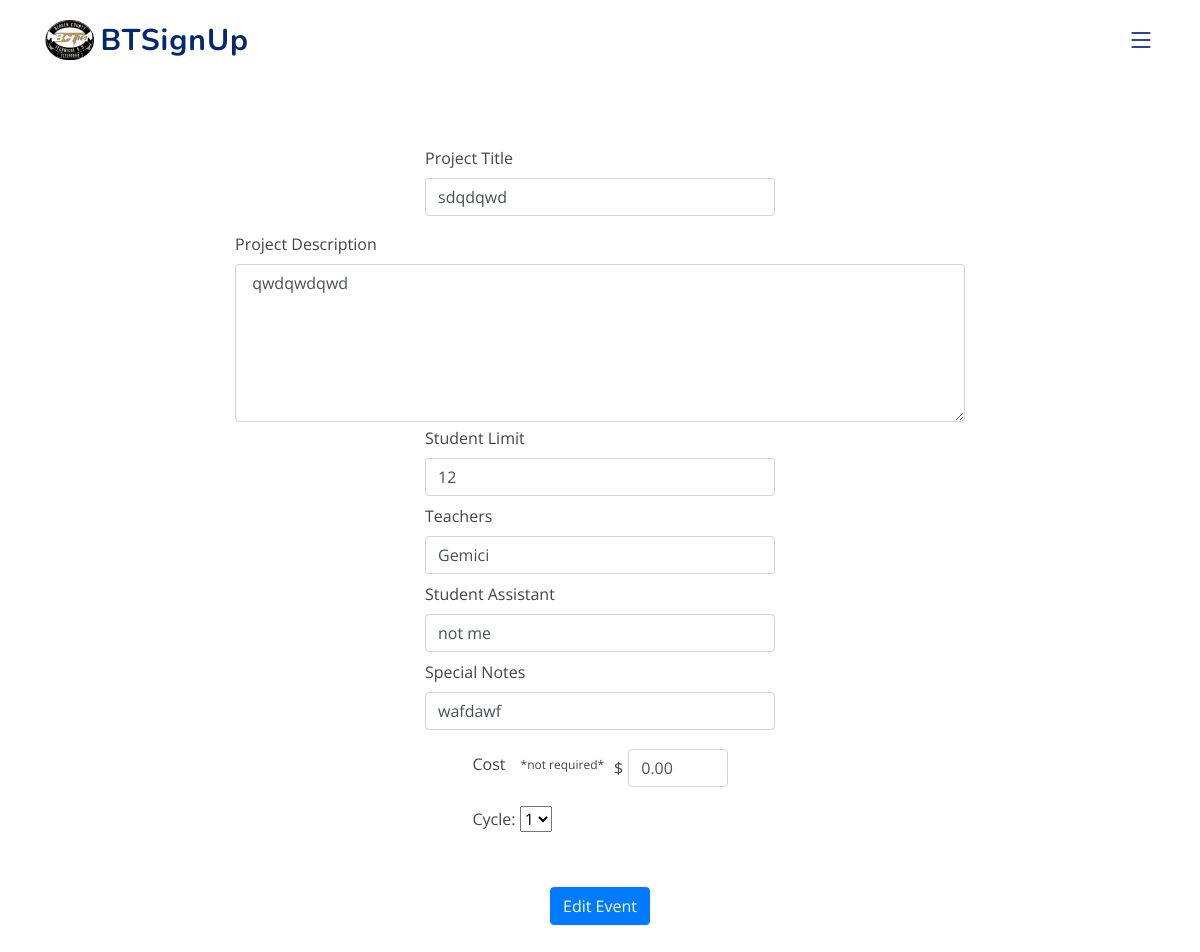
Screenshot of /edit/project_wednesday?event_id=1 (signed in) with the database file from the repository.
### classes.py (models this page shows, shortened)
class Event(db.Model, UserMixin):
    id = db.Column(db.Integer, primary_key=True)
    creator_id = db.Column(db.Integer, db.ForeignKey('users.id'), nullable=False)
    name = db.Column(db.String(255), nullable=False, default='null')
    description = db.Column(db.Text, nullable=False, default='null')
    image = db.Column(db.LargeBinary, nullable=True)  # Allow image to be None
    image_b64 = db.Column(db.String(255), default='')
    student_limit = db.Column(db.Integer, nullable=False)
    participants = db.Column(JSON, default=load_joined_users)

class ProjectWednesday(Event):
    id = db.Column(db.Integer, db.ForeignKey('event.id'), primary_key=True, autoincrement=True)
    cycle_number = db.Column(db.Integer, default=1, nullable=False)
    cost = db.Column(db.String(50), default = '0', nullable = True)
    teachers = db.Column(db.String(100), default = '', nullable = False)
    student_assistant = db.Column(db.String(50), default = '', nullable = True)
    special_note = db.Column(db.String(50), default = '', nullable = True)

### app.py (the view)
@app.route('/edit/project_wednesday', methods=['GET', 'POST'])
@login_required
@teacher_required
def edit_project_wednesday():
    if request.method == "GET":
        event_id = request.args.get("event_id")
        event = ProjectWednesday.query.get(int(event_id))
        return render_template('edit_pw.html',event=event)
    if request.method == 'POST':
        id = request.form.get('event_id')
        event = ProjectWednesday.query.get(int(id))
        process_project_data('edit',event)
        return redirect(url_for('edit'))

### app.py (called while the page is built)
@login_manager.user_loader
@login_manager.user_loader
def load_user(user_id):
    try:
        return User.query.get(int(user_id))  # Ensure this conversion happens only on valid data
    except (TypeError, ValueError):
        return None  # Return None gracefully for invalid or missing data

### classes.py (called while the page is built)
def teacher_required(f):
    @wraps(f)
    def decorated_function(*args, **kwargs):
        if not current_user.is_authenticated or current_user.account_type not in ['Teacher','Admin', 'SuperAdmin']:
            abort(403)
        return f(*args, **kwargs)
    return decorated_function

### templates/edit_pw.html (shortened to what this page needs)
{% extends "base.html"%}
{% set active_page = 'events' %}
{% block content %}
<div class="container rounded bg-white mt-5 mb-5">
    <form method="POST" action="/edit/project_wednesday">
    <div class="row mt-2">
        <div class="col"></div>
        <div class="col-md-4" style="justify-content:center;">
            <label class="labels">Project Title</label>
            <input type="text" name="name" class="form-control" placeholder="Project Title" value="{{ event.name }}">
        </div>
        <div class="col"></div>
    </div>
    <div class="row mt-3">
        <div class="col"></div>
        <div class="col-md-8" style="align-items:center">
            <label class="labels">Project Description</label>
            <textarea name="project_description" class="form-control" rows='6' cols='100' maxlength='500' placeholder="Description (1500 character limit)">{{ event.description }}</textarea>
        </div>
        <div class="col"></div>
    </div>
    <div class="row mt-1">
        <div class="col"></div>
        <div class="col-md-4" style="justify-content:center;">
            <label class="labels">Student Limit</label>
            <input type="number" name="student_limit" class="form-control" placeholder="0" value="{{ event.student_limit }}">
        </div>
        <div class="col"></div>
    </div>
    <div class="row mt-2">
        <div class="col"></div>
        <div class="col-md-4" style="justify-content:center;">
            <label class="labels">Teachers</label>
            <input type="text" name="teachers" class="form-control" placeholder="Teachers" value="{{ event.teachers }}">
        </div>
        <div class="col"></div>
    </div>
    <div class="row mt-2">
        <div class="col"></div>
        <div class="col-md-4" style="justify-content:center;">
            <label class="labels">Student Assistant</label>
            <input type="text" name="student_assistant" class="form-control" placeholder="Student Assistant" value="{{ event.student_assistant }}">
        </div>
        <div class="col"></div>
    </div>
    <div class="row mt-2">
        <div class="col"></div>
        <div class="col-md-4" style="justify-content:center;">
            <label class="labels">Special Notes</label>
            <input type="text" name="special_note" class="form-control" placeholder="Special Notes" value="{{ event.special_note }}">
        </div>
        <div class="col"></div>
    </div>
    <div class="row mt-3">
        <div class="col"></div>
        <div class="col-3" style="display: flex; align-items: center; white-space:nowrap;">
            <label class="labels" style="margin-right: 15px;">Cost</label>
            <p style='font-size:12px; margin-right:10px; padding-top:10px;'> *not required*</p>
            <span style="margin-right: 5px;">$</span>
            <input type="number" name="cost" class="form-control" min="0.00" value="{{event.cost}}" step=".01" oninput="this.value = parseFloat(this.value).toFixed(2);">
        </div>
        <div class="col"></div>
    </div>
    <div class="row mt-3">
        <div class="col"></div>
        <div class="col-3" style="align-items:center;">
            <label for="cycle">Cycle:</label>
            <select id="cycle_add" name="cycle">
                <option value="1" {% if event.cycle_number == 1 %}selected{% endif %}>1</option>
            </select>
        </div>
        <div class="col"></div>
    </div>
        <div class="mt-5 text-center">
            <button type="submit" class="btn btn-primary profile-button" name="edit_button">Edit Event</button>
        </div>
    </form>
</div>
{% endblock %}
{%block main_css%} <link href="{{ url_for('static', filename='assets/css/style.css') }}" rel="stylesheet"> {%endblock%}

### static/assets/css/style.css (style rules this page uses)
:root { scroll-behavior: smooth; }
body { font-family: "Open Sans", sans-serif; color: #444444; }

### rows the page displays
Event: name "sdqdqwd", project_description "qwdqwdqwd", student_limit "12"
ProjectWednesday: teachers "Gemici", student_assistant "not me", special_note "wafdawf", cost "0.00", cycle "1"
